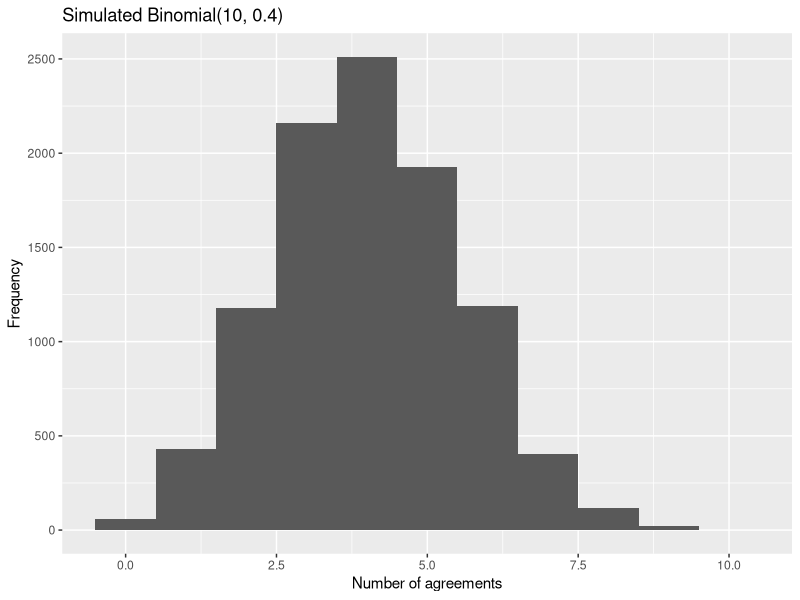

This chart was generated by the following R code:
# Auto-extracted from 10-binomial.Rmd for the browser workspace (webrarian).
# Run this .R file in the console. Knitting the .Rmd needs RStudio / Posit Cloud.
# Open this session folder first so read_csv("data/...") works.

## ----setup, include=FALSE-----------------------------------------------------
library(tidyverse)


## -----------------------------------------------------------------------------
set.seed(10)
agreements <- rbinom(10000, size = 10, prob = 0.4)
c(mean = mean(agreements), var = var(agreements))
c(theory_mean = 10 * 0.4, theory_var = 10 * 0.4 * 0.6)


## -----------------------------------------------------------------------------
tibble(agreements = agreements) |>
  ggplot(aes(x = agreements)) +
  geom_histogram(binwidth = 1, boundary = -0.5) +
  labs(
    title = "Simulated Binomial(10, 0.4)",
    x = "Number of agreements",
    y = "Frequency"
  )
